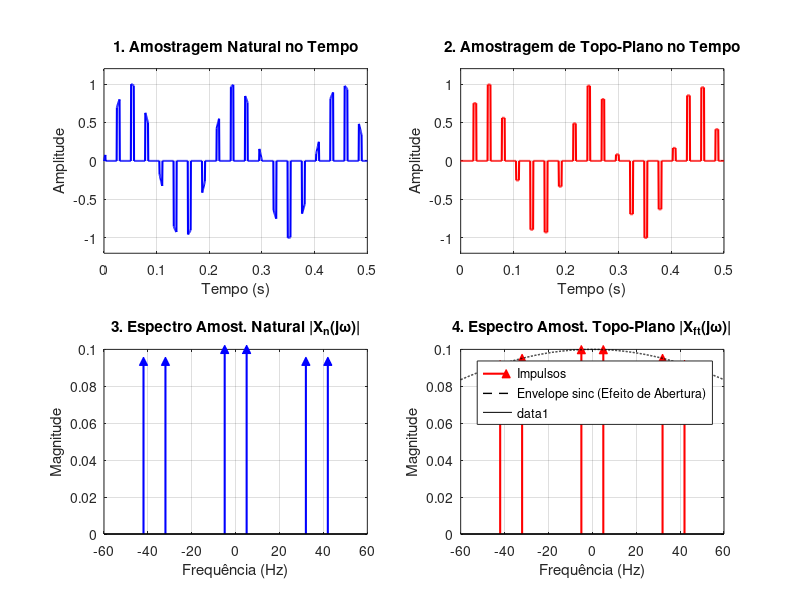

Recreate this plot in MATLAB. (Note: this script raises an error after producing the figure.)
% =========================================================================
% Análise Analítica: Amostragem Natural e de Topo-Plano
% =========================================================================
clear; clc; close all;

% Parâmetros base (mesmos da análise anterior)
f0 = 5;                 % Frequência do sinal original (Hz)
w0 = 2*pi*f0;
fs = 37;                % Frequência de amostragem (Hz)
Ts = 1/fs;              % Período de amostragem (s)

% Parâmetro do pulso retangular
tau = 0.2 * Ts;         % Largura do pulso (20% do período de amostragem)

% Vetor de tempo contínuo
t_cont = 0:0.0005:0.5;
x_cont = sin(w0 * t_cont);

figure('Name', 'Amostragem Natural e Topo-Plano', 'Position', [100, 100, 1000, 800]);

% =========================================================================
% PLOT 1: Amostragem Natural no Tempo
% x_n(t) = x(t) * p(t), onde p(t) é um trem de pulsos retangulares
% =========================================================================
% Criando o trem de pulsos p(t) analiticamente
% Consideramos pulsos centralizados em k*Ts
p_t = abs(mod(t_cont + Ts/2, Ts) - Ts/2) <= tau/2;
x_nat = x_cont .* p_t;

subplot(2, 2, 1);
plot(t_cont, x_nat, 'b-', 'LineWidth', 1.5);
title('1. Amostragem Natural no Tempo');
xlabel('Tempo (s)');
ylabel('Amplitude');
grid on;
ylim([-1.2 1.2]);

% =========================================================================
% PLOT 2: Amostragem de Topo-Plano no Tempo
% x_ft(t) = sum( x(kTs) * rect((t-kTs)/tau) )
% =========================================================================
x_ft = zeros(size(t_cont));
k_max = floor(max(t_cont)/Ts);

for k = 0:k_max
    tk = k * Ts;
    % Pulso retangular deslocado para t = kTs
    rect_k = abs(t_cont - tk) <= tau/2;
    % Modulação da amplitude pelo valor do sinal no instante kTs
    x_ft = x_ft + sin(w0 * tk) .* rect_k;
end

subplot(2, 2, 2);
plot(t_cont, x_ft, 'r-', 'LineWidth', 1.5);
title('2. Amostragem de Topo-Plano no Tempo');
xlabel('Tempo (s)');
ylabel('Amplitude');
grid on;
ylim([-1.2 1.2]);

% =========================================================================
% PLOT 3: Espectro da Amostragem Natural
% O envelope das réplicas depende da harmônica k da freq. de amostragem
% =========================================================================
k_vec = -3:3; 
f_nat_locs = [];
mag_nat = [];

for idx = 1:length(k_vec)
    k = k_vec(idx);
    f_shift = k * fs;
    
    % As componentes ficam em +/- f0 + k*fs
    f_nat_locs = [f_nat_locs, -f0 + f_shift, f0 + f_shift];
    
    % Fator de escala da amostragem natural (coeficientes de Fourier de p(t))
    % sinc(k * fs * tau) no MATLAB já implementa sin(pi*k*fs*tau)/(pi*k*fs*tau)
    amp_k = (tau / Ts) * sinc(k * fs * tau);
    
    % Magnitude base (0.5) multiplicada pelo fator de escala da componente k
    mag_nat = [mag_nat, abs(0.5 * amp_k), abs(0.5 * amp_k)];
end

subplot(2, 2, 3);
stem(f_nat_locs, mag_nat, 'b', 'Marker', '^', 'LineWidth', 1.5, 'MarkerFaceColor', 'b');
title('3. Espectro Amost. Natural |X_n(j\omega)|');
xlabel('Frequência (Hz)');
ylabel('Magnitude');
grid on;
xlim([-60 60]);
line([-60 60], [0 0], 'Color', 'k');

% =========================================================================
% PLOT 4: Espectro da Amostragem de Topo-Plano
% O envelope das réplicas depende da frequência ABSOLUTA do componente (f)
% =========================================================================
f_ft_locs = [];
mag_ft = [];

% Calculando as posições das componentes
for idx = 1:length(k_vec)
    k = k_vec(idx);
    f_shift = k * fs;
    f_ft_locs = [f_ft_locs, -f0 + f_shift, f0 + f_shift];
end

% A magnitude na amostragem topo-plano é atenuada continuamente por sinc(f*tau)
% avaliado diretamente na frequência onde o impulso se encontra.
for i = 1:length(f_ft_locs)
    f_val = f_ft_locs(i);
    % Espectro = (1/Ts) * X(jw) * H(jw), com H(jw) = tau * sinc(f * tau)
    % Usamos 0.5 da magnitude de base de X(jw)
    amp_f = (tau / Ts) * sinc(f_val * tau);
    mag_ft = [mag_ft, abs(0.5 * amp_f)];
end

subplot(2, 2, 4);
stem(f_ft_locs, mag_ft, 'r', 'Marker', '^', 'LineWidth', 1.5, 'MarkerFaceColor', 'r');
hold on;
% Desenhando o envelope sinc contínuo (Efeito de Abertura / Aperture Effect)
f_env = -60:0.1:60;
env_ft = abs(0.5 * (tau / Ts) * sinc(f_env * tau));
plot(f_env, env_ft, 'k--', 'LineWidth', 1);
hold off;

title('4. Espectro Amost. Topo-Plano |X_{ft}(j\omega)|');
xlabel('Frequência (Hz)');
ylabel('Magnitude');
legend('Impulsos', 'Envelope sinc (Efeito de Abertura)');
grid on;
xlim([-60 60]);
line([-60 60], [0 0], 'Color', 'k');

sgtitle('Amostragem Natural vs Topo-Plano (Domínios do Tempo e Frequência)');
